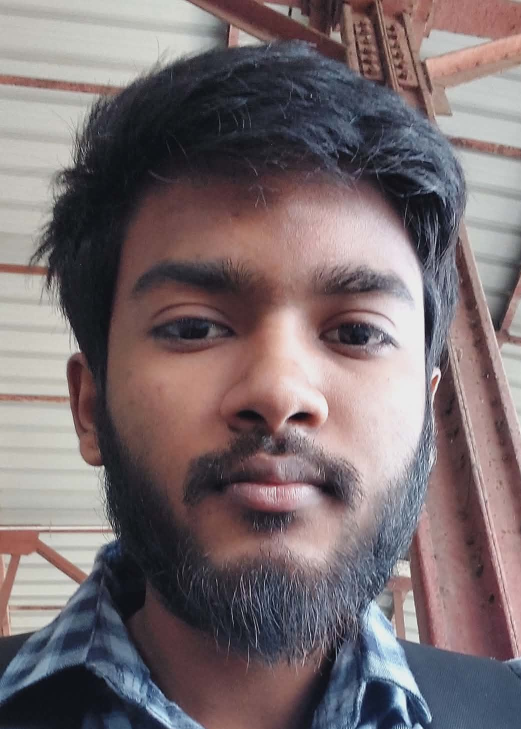
#> input picture dataset/students/Al-Mosaddik Sajeeb/Messenger_creation_1F06BF64-FE23-434B-BA49-68A064046C9F.jpg.jpeg, 1042 x 1458 px (shown at 1/2 size)
$ python -i recognize_faces.py   (imports and definitions only)   (older library calls are emulated)
#> lines starting #> are read from the running program, lines starting #| are printed output that depends on the picture
#> further down, picture is the input picture: shape (1458, 1042, 3); mean B, G, R 111.2, 108.2, 120.5
import face_recognition
import cv2
import pickle
import numpy as np
import requests
from datetime import datetime
import json
import os
import threading

ENCODINGS_FILE = "../models/encodings.pkl"
OFFLINE_FILE = "offline_queue.json"

TOLERANCE = 0.45
CURRENT_SEMESTER = None

SERVER_URL = "https://face-recognition-attendance-system-yuhz.onrender.com/api/mark-attendance"

# ==========================================
# Shared State (Thread-safe)
# ==========================================
already_marked = set()
already_printed = set()
marked_lock = threading.Lock()

# ==========================================
# Encoding Load
# ==========================================
# [3 lines not run here, left out]

# [1 line that did not run here, left out]
# [1 line that did not run here, left out]
# [1 line that did not run here, left out]

ROLE_COLORS = {
    "students": (0, 255, 0),
    "teachers": (255, 165, 0),
    "Unknown":  (0, 0, 255),
    "Spoof":    (0, 0, 200)
}

# ==========================================
# Anti-Spoof Function
# ==========================================
def is_real_face(face_img):
    try:
        if face_img is None or face_img.size == 0:
            return True

        gray = cv2.cvtColor(face_img, cv2.COLOR_BGR2GRAY)
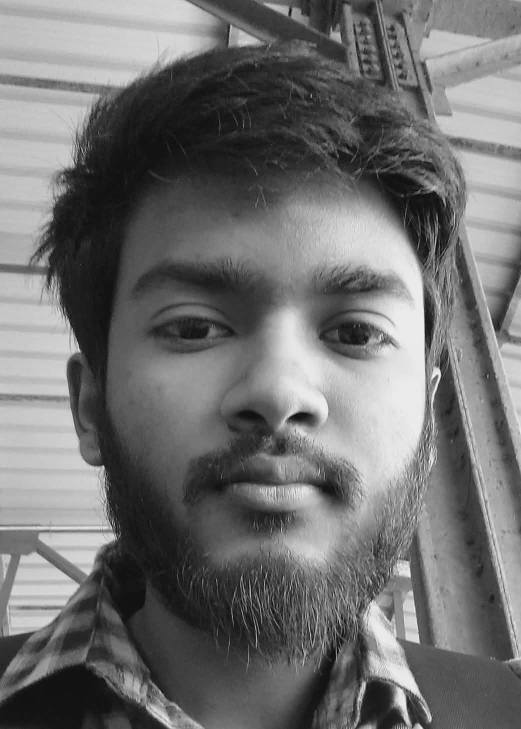
#> gray: shape (1458, 1042) (shown at 1/2 size); min 1, max 250, mean 112.2
        h, w = gray.shape
#> h = 1458; w = 1042

        if h < 20 or w < 20:
            return True

        laplacian_var = cv2.Laplacian(gray, cv2.CV_64F).var()
#> laplacian_var = 190.7
        grad_x = cv2.Sobel(gray, cv2.CV_64F, 1, 0, ksize=3)
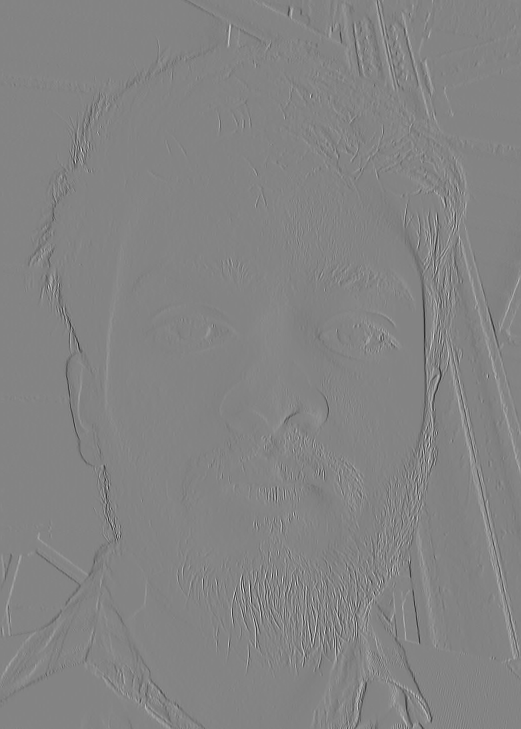
#> grad_x: shape (1458, 1042) float64 (shown at 1/2 size); min -855, max 798, mean 0; drawn with min black and max white
        grad_y = cv2.Sobel(gray, cv2.CV_64F, 0, 1, ksize=3)
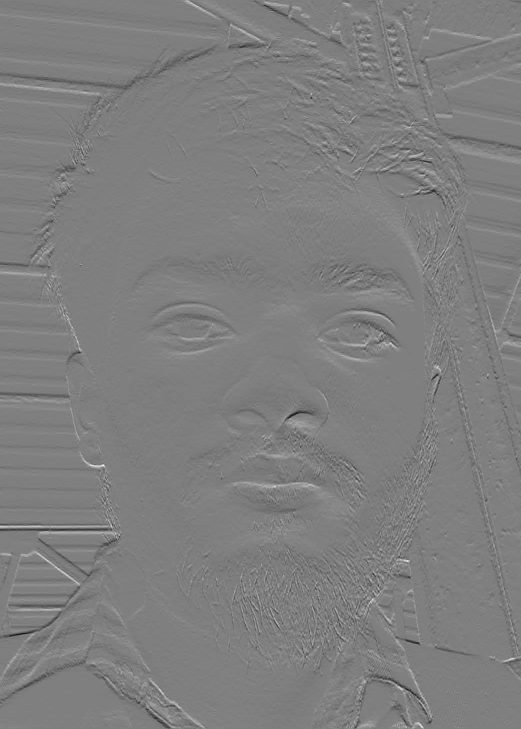
#> grad_y: shape (1458, 1042) float64 (shown at 1/2 size); min -383, max 386, mean -0.3; drawn with min black and max white
        gradient_mean = np.mean(np.sqrt(grad_x**2 + grad_y**2))
#> gradient_mean = 33.42

        if laplacian_var < 30 or gradient_mean < 8:
            return False

        return True

    except Exception as e:
        print(f"[WARNING] Anti-spoof check failed: {e}")
        return True

# ==========================================
# Offline Sync Functions
# ==========================================
# [172 lines left out: functions save_offline, sync_offline, mark_attendance, camera_thread, not called in this run]

# ==========================================
# Camera Setup
# ==========================================
# [13 lines not run here, left out]

cameras = []  # (source, name, window_name)

# Laptop webcam
# [25 lines not run here, left out]

# ==========================================
# Start Threads
# ==========================================
threads = []
# [15 lines not run here, left out]

>>> import cv2
>>> picture = cv2.imread('../dataset/students/Al-Mosaddik Sajeeb/Messenger_creation_1F06BF64-FE23-434B-BA49-68A064046C9F.jpg.jpeg')
>>> result = is_real_face(picture)
#> result = True

$ run again, on dataset/students/Al-Mosaddik Sajeeb/Messenger_creation_4A790695-F93D-43D1-A40B-F43C07427F5D.jpeg
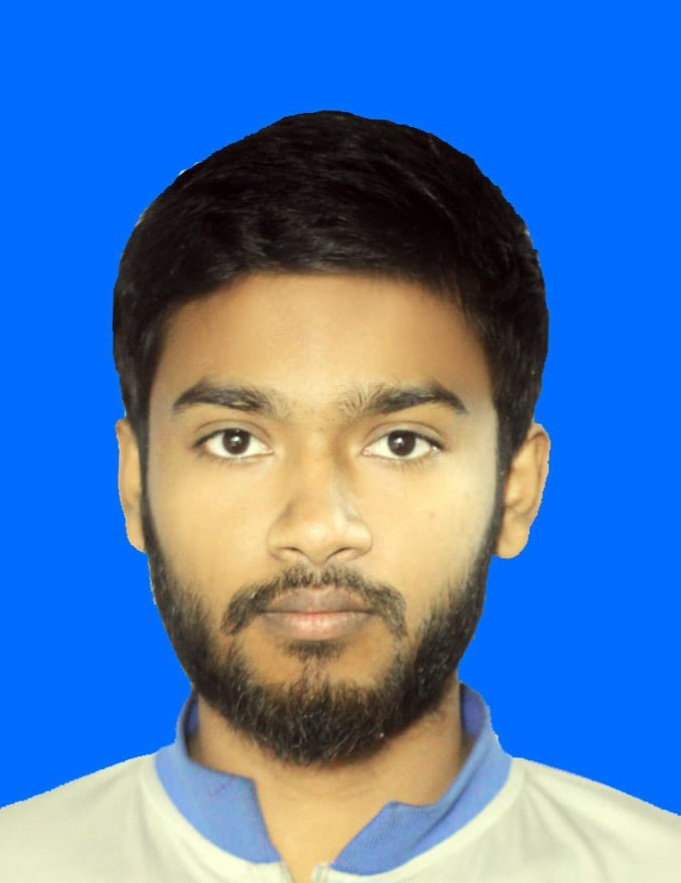
#> input picture dataset/students/Al-Mosaddik Sajeeb/Messenger_creation_4A790695-F93D-43D1-A40B-F43C07427F5D.jpeg, 681 x 883 px
#> picture is the input picture: shape (883, 681, 3); mean B, G, R 177.4, 121, 78
#> in is_real_face, `gray = cv2.cvtColor(face_img, cv2.COLOR_BGR2GRAY)`:
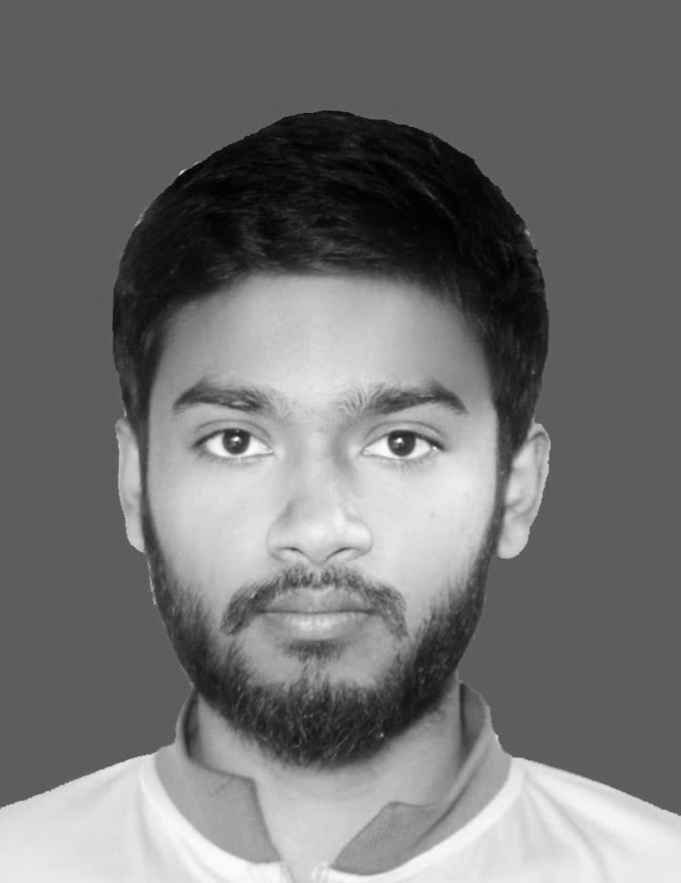
#> gray: shape (883, 681); min 1, max 252, mean 114.6
#> laplacian_var = 24.66
#> in is_real_face, `grad_y = cv2.Sobel(gray, cv2.CV_64F, 0, 1, ksize=3)`:
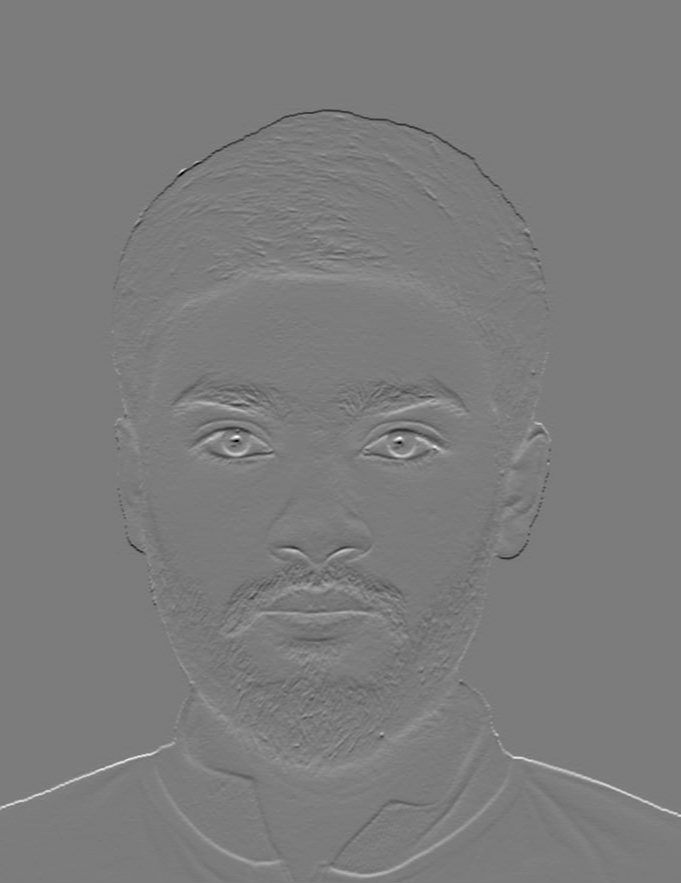
#> grad_y: shape (883, 681) float64; min -536, max 566, mean 1.3; drawn with min black and max white
#> gradient_mean = 15.83
#> result = False

$ run again, on dataset/students/Al-Mosaddik Sajeeb/Messenger_creation_7989F47A-8F75-47D5-85C0-6A64507742B9.jpeg
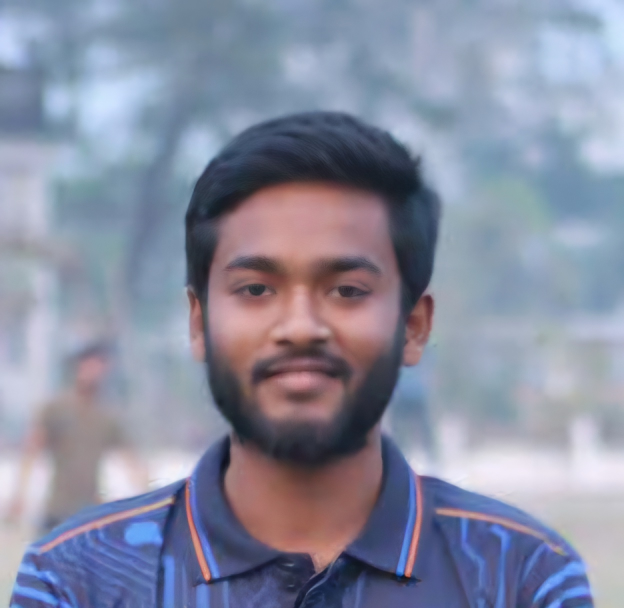
#> input picture dataset/students/Al-Mosaddik Sajeeb/Messenger_creation_7989F47A-8F75-47D5-85C0-6A64507742B9.jpeg, 1248 x 1216 px (shown at 1/2 size)
#> picture is the input picture: shape (1216, 1248, 3); mean B, G, R 160.7, 140.3, 135.4
#> in is_real_face, `gray = cv2.cvtColor(face_img, cv2.COLOR_BGR2GRAY)`:
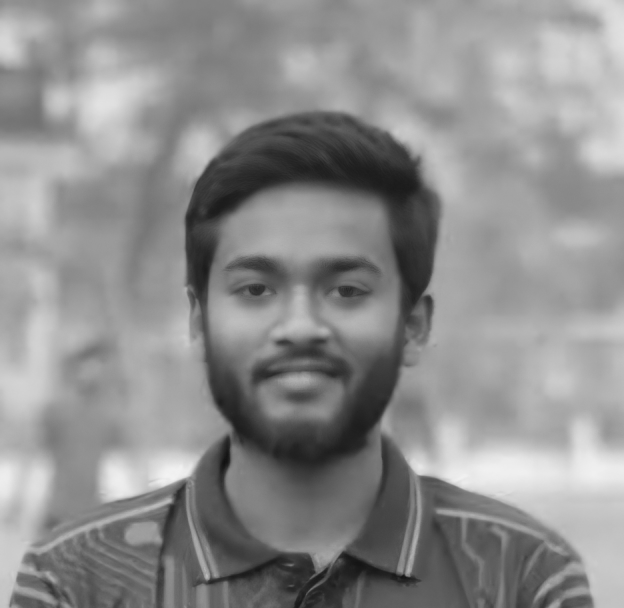
#> gray: shape (1216, 1248) (shown at 1/2 size); min 15, max 244, mean 141.1
#> laplacian_var = 7.86
#> in is_real_face, `grad_y = cv2.Sobel(gray, cv2.CV_64F, 0, 1, ksize=3)`:
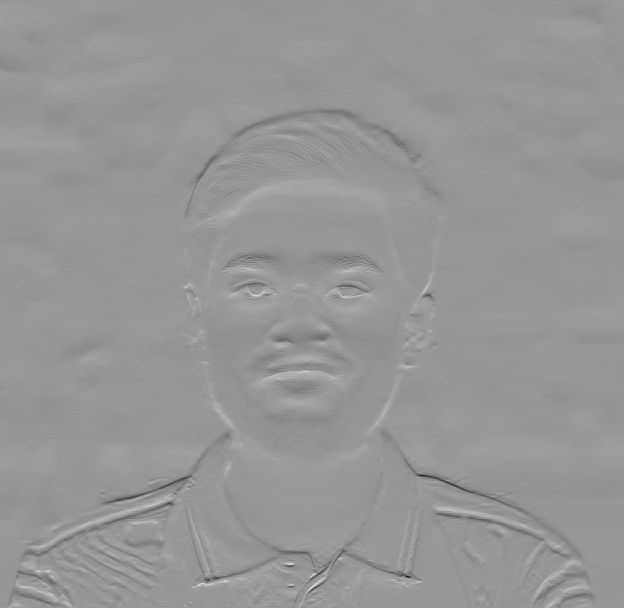
#> grad_y: shape (1216, 1248) float64 (shown at 1/2 size); min -286, max 198, mean -0.4; drawn with min black and max white
#> gradient_mean = 11.12
#> result = False

$ run again, on dataset/students/Al-Mosaddik Sajeeb/Messenger_creation_D68ABD3F-B8C2-49DF-9D60-CDBA25D550F2.jpg.jpeg
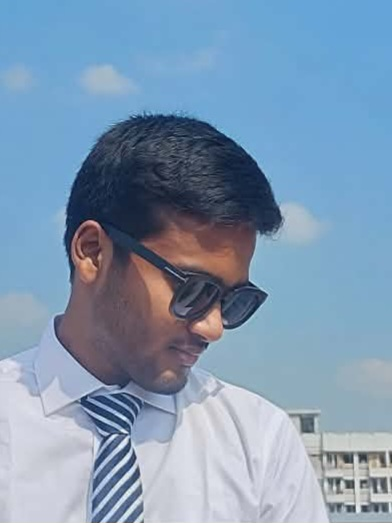
#> input picture dataset/students/Al-Mosaddik Sajeeb/Messenger_creation_D68ABD3F-B8C2-49DF-9D60-CDBA25D550F2.jpg.jpeg, 392 x 523 px
#> picture is the input picture: shape (523, 392, 3); mean B, G, R 177.5, 152.2, 127.3
#> in is_real_face, `gray = cv2.cvtColor(face_img, cv2.COLOR_BGR2GRAY)`:
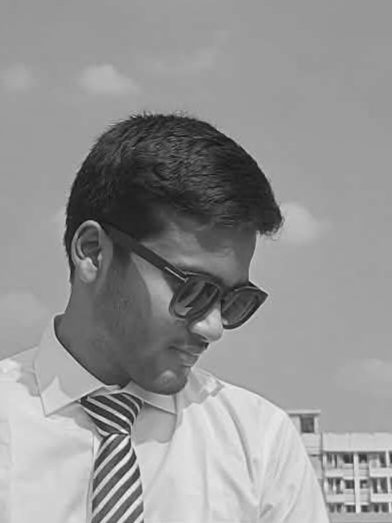
#> gray: shape (523, 392); min 10, max 242, mean 147.7
#> laplacian_var = 170.6
#> in is_real_face, `grad_y = cv2.Sobel(gray, cv2.CV_64F, 0, 1, ksize=3)`:
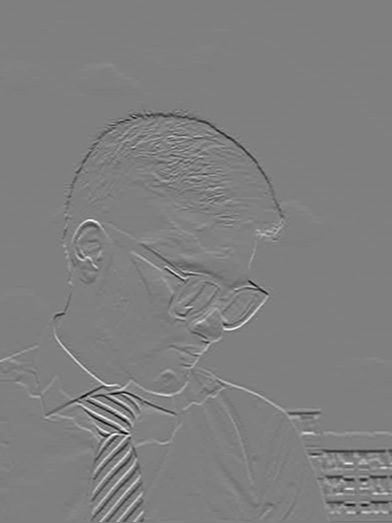
#> grad_y: shape (523, 392) float64; min -623, max 619, mean 0.6; drawn with min black and max white
#> gradient_mean = 28.95
#> result = True
